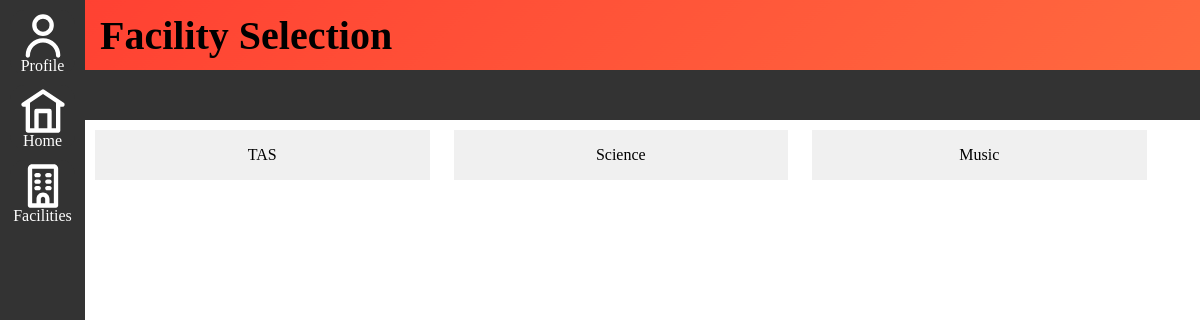
Screenshot of /facilities with the database file from the repository.
### tables this page shows
CREATE TABLE Facilities(
facID INTEGER PRIMARY KEY AUTOINCREMENT,
facName TEXT NOT NULL
);

### main.py (the view)
@app.route("/facilities")
def facilities():
    AllFacilities = DB_Acess.GetAllFacilities()
    print('test' + str(AllFacilities))
    return render_template("All-Facilities.html", facilities=AllFacilities)

### DB_Acess.py (called while the page is built)
def GetDB():
    BASE_DIR = os.path.dirname(os.path.abspath(__file__))
    DB_PATH = os.path.join(BASE_DIR, "database", "EquipmentTracker.db")
    db = sqlite3.connect(DB_PATH)
    db.row_factory = sqlite3.Row
    return db

def GetAllFacilities():
    db = GetDB()
    facilities = db.execute("""SELECT facName
                        FROM Facilities""").fetchall()
    db.close()
    return [row[0] for row in facilities]

### Templates/All-Facilities.html
{% extends "base.html" %}
{% block content %}
<div class="banner_background">
    <h1 class='banner'>Facility Selection</h1>
</div>
<nav class='topbar'></nav>
{% for facility in facilities %}
<a href="/facility/{{ facility }}" class="facilityCard">
    <div >
        <p>{{ facility }}</p>
    </div>
</a>
{% endfor %}
{% endblock %}

### static/css/style.css (style rules this page uses)
:root { --side-pixel: 85px; --top-pixel: 50px; --top-banner-pixel: 70px; }
.facilityCard { margin: 10px; text-align: center; width: 30%; background-color: #f0f0f0; display: inline-block; color:black; text-decoration: none; }
.banner_background { background: url(/static/images/red_gradient.png) 10% 10%; }
.banner { flex: 1; display: flex; color: black; height: var(--top-banner-pixel); align-items: center; text-align: left; font-size: 40px; margin: 0; margin-left: 15px }
.topbar { height: var(--top-pixel); text-align: center; overflow: hidden; background-color: #333; }

### rows the page displays
Facilities: facName "TAS"
Facilities: facName "Science"
Facilities: facName "Music"
